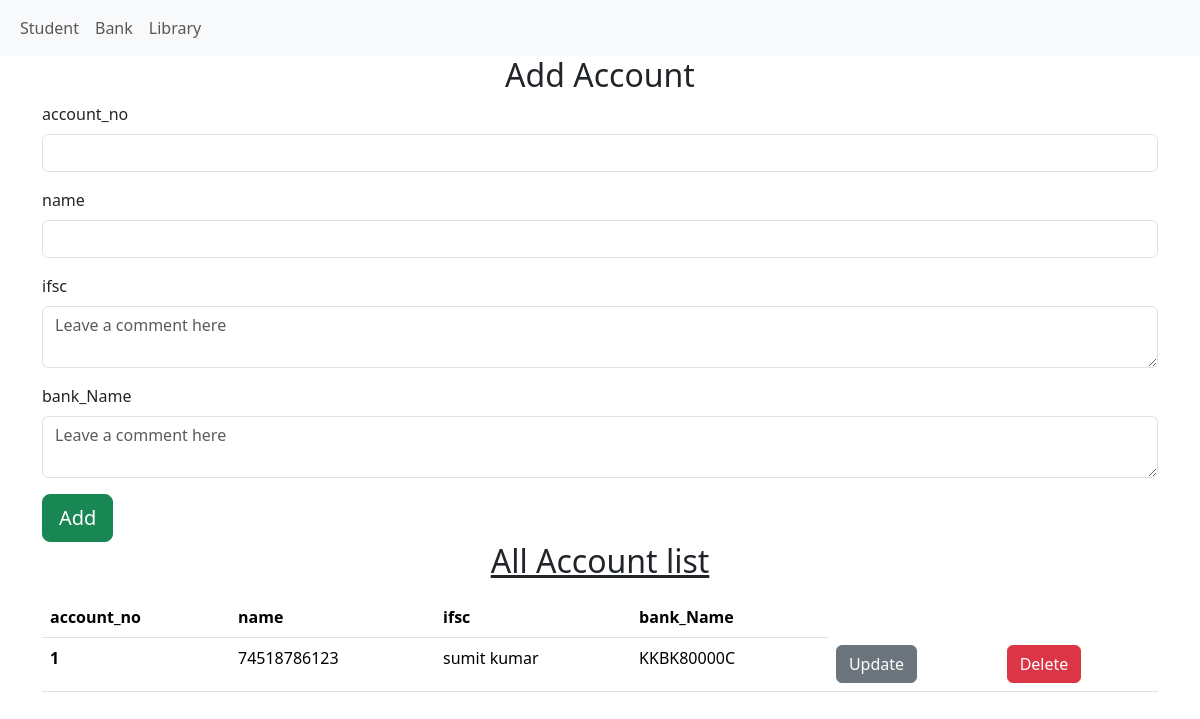
The app's page /bank with its own data.
### app.py (models this page shows)
class bank(db.Model):
    id = db.Column(db.Integer, primary_key=True)
    account_no = db.Column(db.Integer, nullable=False)
    ifsc = db.Column(db.Integer, nullable=False)
    name = db.Column(db.String(20), nullable=False)
    bank_Name = db.Column(db.String(20), nullable=False)

### app.py (the view)
@app.route('/bank', methods=['GET', 'POST'])
def bankHome():
    if request.method == 'POST':
        account_no = request.form.get('account_no')
        ifsc = request.form.get('ifsc')
        name = request.form.get('name')
        bank_Name = request.form.get('bank_Name')
        newAcount = bank(name=name, ifsc=ifsc,
                            account_no=account_no, bank_Name=bank_Name)
        db.session.add(newAcount)
        db.session.commit()
        return redirect('/bank')
    else:
        listOfAccount = bank.query.all()
        return render_template('bank.html', accounts=listOfAccount)

### templates/bank.html (shortened to what this page needs)
{% extends 'parent.html' %}
{% block main %}
<main>
    <h2 class="text-center">Add Account</h2>
    <div class="container">
        <form action="/bank" method="post">
            <div class="mb-3">
                <label for="account_no" class="form-label">account_no</label>
                <input type="Text" class="form-control" id="account_no" name="account_no">
            </div>
            <div class="mb-3">
                <label for="name" class="form-label">name</label>
                <input type="Text" class="form-control" id="name" name="name">
            </div>
            <div class="mb-3">
                <label for="ifsc" class="form-label">ifsc</label><br>
                <textarea name="ifsc" class="form-control" placeholder="Leave a comment here"
                    id="ifsc"></textarea>
            </div>
            <div class="mb-3">
                <label for="bank_Name" class="form-label">bank_Name</label><br>
                <textarea name="bank_Name" class="form-control" placeholder="Leave a comment here"
                    id="bank_Name"></textarea>
            </div>
            <button type="submit" class="btn btn-success btn-lg">Add</button>
        </form>
    </div>
    <u>
        <h2 class="text-center">All Account list</h2>
    </u>
    <div class="container List my-3">
        <table class="table">
            <thead>
                <tr>
                    <th scope="col">account_no</th>
                    <th scope="col">name</th>
                    <th scope="col">ifsc</th>
                    <th scope="col">bank_Name</th>
                </tr>
            </thead>
            <tbody>
                {% for account in accounts %}
                <tr>
                    <th scope="row">{{account.id}}</th>
                    <td>{{account.account_no}}</td>
                    <td>{{account.name}}</td>
                    <td>{{account.ifsc}}</td>
                    <td><a href="/bank/update?id={{account.id}}" class="btn btn-secondary">Update</a> </td>
                    <td><a href="/bank/delete?id={{account.id}}" class="btn btn-danger">Delete</a></td>
                </tr>
                {% endfor %}
            </tbody>
        </table>
    </div>
</main>
{% endblock main %}

### records on screen
bank: id "1", account_no "74518786123", name "sumit kumar", ifsc "KKBK80000C"
